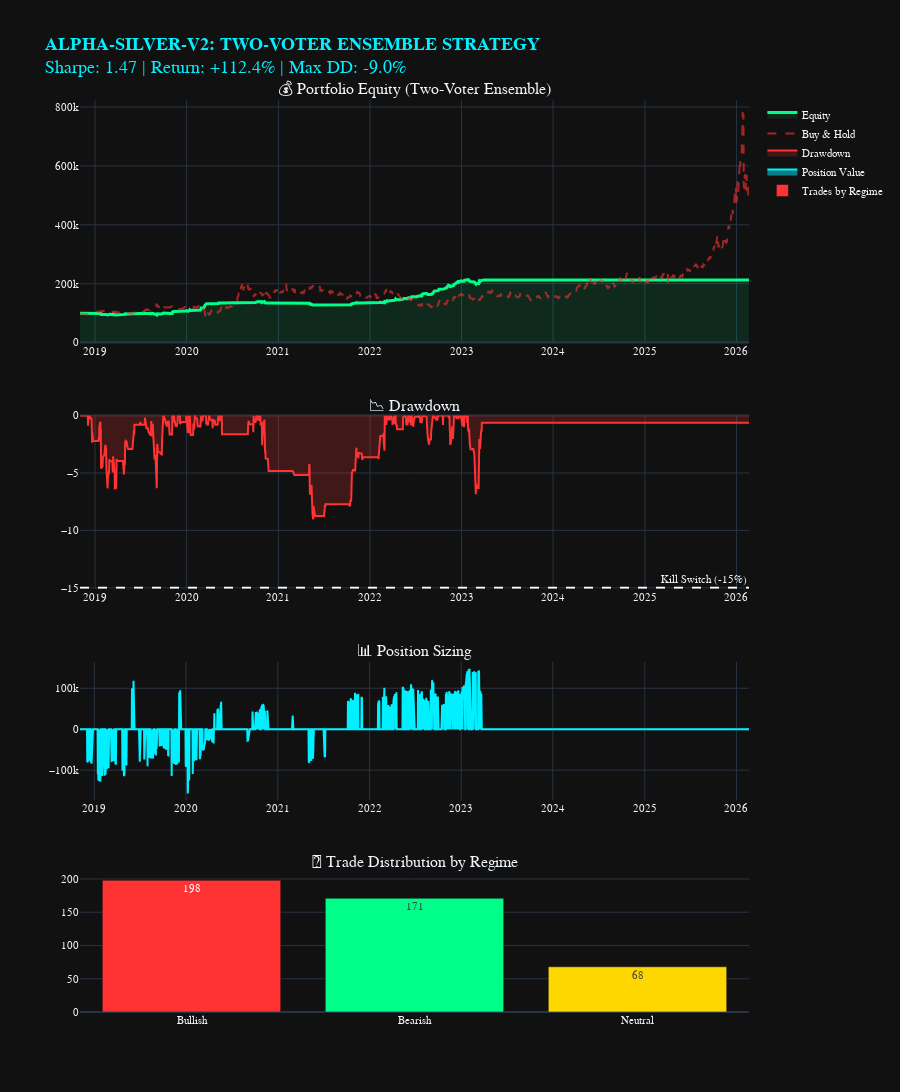

The cell this chart's notebook holds for it:
### Markdown cell above
---
# 5. VISUALIZATION (BLOOMBERG TERMINAL GRADE)

## Interactive Dashboard

### Code cell
def plot_ensemble_dashboard(
    df: pd.DataFrame,
    backtest_results: Dict,
    dates: np.ndarray
) -> None:
    """
    Create institutional dashboard for ensemble strategy.
    
    Panels:
    1. Portfolio equity curve
    2. Drawdown
    3. Position sizing over time
    4. Trade distribution by regime
    
    Args:
        df: Original OHLCV data
        backtest_results: Ensemble backtest results
        dates: Timestamps
    """
    trades_df = pd.DataFrame(backtest_results['trades'])
    positions_df = pd.DataFrame(backtest_results['positions'])
    
    fig = make_subplots(
        rows=4, cols=1,
        row_heights=[0.35, 0.25, 0.2, 0.2],
        subplot_titles=(
            '💰 Portfolio Equity (Two-Voter Ensemble)',
            '📉 Drawdown',
            '📊 Position Sizing',
            '🎯 Trade Distribution by Regime'
        ),
        vertical_spacing=0.08
    )
    
    # Panel 1: Equity Curve
    portfolio_dates = [dates[0]] + [p['date'] for p in backtest_results['positions']]
    
    fig.add_trace(
        go.Scatter(
            x=portfolio_dates,
            y=backtest_results['portfolio'],
            mode='lines',
            name='Equity',
            line=dict(color='#00FF88', width=3),
            fill='tozeroy',
            fillcolor='rgba(0, 255, 136, 0.1)'
        ),
        row=1, col=1
    )
    
    # Add benchmark (buy & hold)
    initial_price = df.loc[dates[0], 'Silver_Close']
    final_price = df.loc[dates[-1], 'Silver_Close']
    buy_hold = backtest_results['portfolio'][0] * (df.loc[portfolio_dates, 'Silver_Close'] / initial_price)
    
    fig.add_trace(
        go.Scatter(
            x=portfolio_dates,
            y=buy_hold,
            mode='lines',
            name='Buy & Hold',
            line=dict(color='#FF3333', width=2, dash='dash'),
            opacity=0.6
        ),
        row=1, col=1
    )
    
    # Panel 2: Drawdown
    cummax = np.maximum.accumulate(backtest_results['portfolio'])
    dd = ((backtest_results['portfolio'] - cummax) / cummax) * 100
    
    fig.add_trace(
        go.Scatter(
            x=portfolio_dates,
            y=dd,
            mode='lines',
            name='Drawdown',
            line=dict(color='#FF3333', width=2),
            fill='tozeroy',
            fillcolor='rgba(255, 51, 51, 0.2)'
        ),
        row=2, col=1
    )
    
    # Add -15% threshold line
    fig.add_hline(
        y=-15,
        line_dash="dash",
        line_color="white",
        annotation_text="Kill Switch (-15%)",
        row=2, col=1
    )
    
    # Panel 3: Position Sizing
    if len(positions_df) > 0:
        fig.add_trace(
            go.Scatter(
                x=positions_df['date'],
                y=positions_df['position_value'],
                mode='lines',
                name='Position Value',
                line=dict(color='#00F0FF', width=2),
                fill='tozeroy'
            ),
            row=3, col=1
        )
    
    # Panel 4: Trade Distribution
    if len(trades_df) > 0:
        regime_counts = trades_df['regime'].value_counts()
        
        fig.add_trace(
            go.Bar(
                x=regime_counts.index,
                y=regime_counts.values,
                marker_color=['#FF3333', '#00FF88', '#FFD700'],
                name='Trades by Regime',
                text=regime_counts.values,
                textposition='auto'
            ),
            row=4, col=1
        )
    
    # Layout
    fig.update_layout(
        template='plotly_dark',
        height=1400,
        showlegend=True,
        hovermode='x unified',
        font=dict(family='Courier New', size=11),
        title=dict(
            text=f'<b>ALPHA-SILVER-V2: TWO-VOTER ENSEMBLE STRATEGY</b><br>' + 
                 f'Sharpe: {backtest_results["sharpe"]:.2f} | ' +
                 f'Return: {backtest_results["total_return"]:+.1%} | ' +
                 f'Max DD: {backtest_results["max_dd"]:.1%}',
            font=dict(size=18, color='#00F0FF')
        )
    )
    
    fig.update_xaxes(rangeslider_visible=False)
    
    fig.show()
    print("\n[VIZ] ✓ Ensemble dashboard rendered")

# Generate dashboard
plot_ensemble_dashboard(
    df_features,
    ensemble_results,
    results['dates']
)

### Figure 1 — Plotly figure (JSON) as saved in the notebook; plotly's stock layout.template omitted (floating-point values rounded to 4 significant figures; data arrays with more than 128 entries replaced by an {"elided": "..."} marker saying what was removed)
{"data": [{"fill": "tozeroy", "fillcolor": "rgba(0, 255, 136, 0.1)", "line": {"color": "#00FF88", "width": 3}, "mode": "lines", "name": "Equity", "type": "scatter", "x": {"elided": "1835 str values"}, "xaxis": "x", "y": {"elided": "1835 float values"}, "yaxis": "y"}, {"line": {"color": "#FF3333", "dash": "dash", "width": 2}, "mode": "lines", "name": "Buy & Hold", "opacity": 0.6, "type": "scatter", "x": {"elided": "1835 str values"}, "xaxis": "x", "y": {"elided": "1835 float values"}, "yaxis": "y"}, {"fill": "tozeroy", "fillcolor": "rgba(255, 51, 51, 0.2)", "line": {"color": "#FF3333", "width": 2}, "mode": "lines", "name": "Drawdown", "type": "scatter", "x": {"elided": "1835 str values"}, "xaxis": "x2", "y": {"elided": "1835 float values"}, "yaxis": "y2"}, {"fill": "tozeroy", "line": {"color": "#00F0FF", "width": 2}, "mode": "lines", "name": "Position Value", "type": "scatter", "x": {"elided": "1834 str values"}, "xaxis": "x3", "y": {"elided": "1834 float values"}, "yaxis": "y3"}, {"marker": {"color": ["#FF3333", "#00FF88", "#FFD700"]}, "name": "Trades by Regime", "text": [198.0, 171.0, 68.0], "textposition": "auto", "type": "bar", "x": ["Bullish", "Bearish", "Neutral"], "xaxis": "x4", "y": [198, 171, 68], "yaxis": "y4"}], "layout": {"annotations": [{"font": {"size": 16}, "showarrow": false, "text": "💰 Portfolio Equity (Two-Voter Ensemble)", "x": 0.5, "xanchor": "center", "xref": "paper", "y": 1, "yanchor": "bottom", "yref": "paper"}, {"font": {"size": 16}, "showarrow": false, "text": "📉 Drawdown", "x": 0.5, "xanchor": "center", "xref": "paper", "y": 0.654, "yanchor": "bottom", "yref": "paper"}, {"font": {"size": 16}, "showarrow": false, "text": "📊 Position Sizing", "x": 0.5, "xanchor": "center", "xref": "paper", "y": 0.384, "yanchor": "bottom", "yref": "paper"}, {"font": {"size": 16}, "showarrow": false, "text": "🎯 Trade Distribution by Regime", "x": 0.5, "xanchor": "center", "xref": "paper", "y": 0.152, "yanchor": "bottom", "yref": "paper"}, {"showarrow": false, "text": "Kill Switch (-15%)", "x": 1, "xanchor": "right", "xref": "x2 domain", "y": -15, "yanchor": "bottom", "yref": "y2"}], "font": {"family": "Courier New", "size": 11}, "height": 1400, "hovermode": "x unified", "shapes": [{"line": {"color": "white", "dash": "dash"}, "type": "line", "x0": 0, "x1": 1, "xref": "x2 domain", "y0": -15, "y1": -15, "yref": "y2"}], "showlegend": true, "title": {"font": {"color": "#00F0FF", "size": 18}, "text": "<b>ALPHA-SILVER-V2: TWO-VOTER ENSEMBLE STRATEGY</b><br>Sharpe: 1.47 | Return: +112.4% | Max DD: -9.0%"}, "xaxis": {"anchor": "y", "domain": [0, 1], "rangeslider": {"visible": false}}, "xaxis2": {"anchor": "y2", "domain": [0, 1], "rangeslider": {"visible": false}}, "xaxis3": {"anchor": "y3", "domain": [0, 1], "rangeslider": {"visible": false}}, "xaxis4": {"anchor": "y4", "domain": [0, 1], "rangeslider": {"visible": false}}, "yaxis": {"anchor": "x", "domain": [0.734, 1]}, "yaxis2": {"anchor": "x2", "domain": [0.464, 0.654]}, "yaxis3": {"anchor": "x3", "domain": [0.232, 0.384]}, "yaxis4": {"anchor": "x4", "domain": [0, 0.152]}}}
